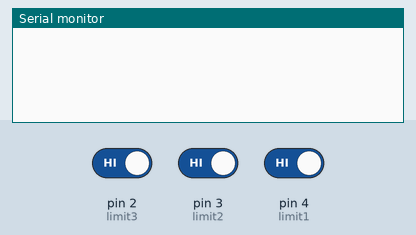
Simulated run of this sketch. Board: Arduino Uno, built with avr-gcc and run on an emulated ATmega328P. Shown: the last lines printed to the serial monitor. The inputs (shaded band) are chosen by the test bench; at power-on: pin 2 (limit3) HIGH, pin 3 (limit2) HIGH, pin 4 (limit1) HIGH.

Above: at 1.2 s.
1.3 s: pin 2 (limit3) driven LOW
At 1.8 s:
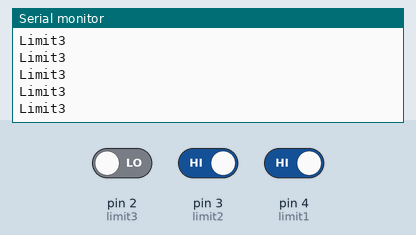
3.2 s: pin 3 (limit2) driven LOW
4.7 s: pin 4 (limit1) driven LOW
At 5.5 s:
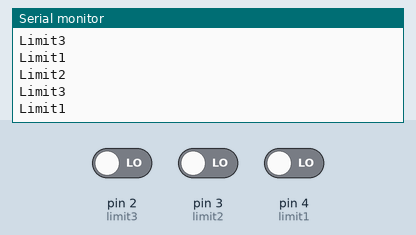
Timing chart, 0 to 7.7 s (numbered marks = the images above; inputs shaded):
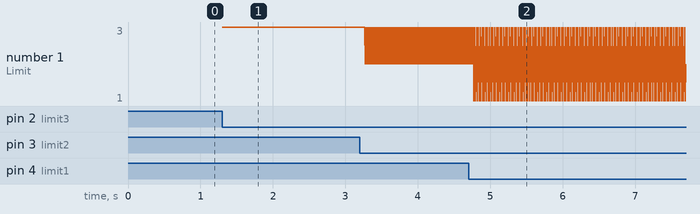

Measured:
- after the input at 1.3 s, the serial monitor: prints a new line at once (image 1)
- after the input at 4.7 s, the serial monitor: prints a new line after 0.07 s (image 2)

The sketch:

Limit_Check.ino
```cpp
#define limit1 4
#define limit2 3
#define limit3 2

void setup() {
  Serial.begin(9600);
  pinMode(limit1, INPUT_PULLUP); // Enable internal pull-up resistor
  pinMode(limit2, INPUT_PULLUP);
  pinMode(limit3, INPUT_PULLUP);
}

void loop() {
  if (digitalRead(limit1) == LOW) { // Switch triggered when LOW
    Serial.println("Limit1");
  }
  if (digitalRead(limit2) == LOW) {
    Serial.println("Limit2");
  }
  if (digitalRead(limit3) == LOW) {
    Serial.println("Limit3");
  }
}
```
